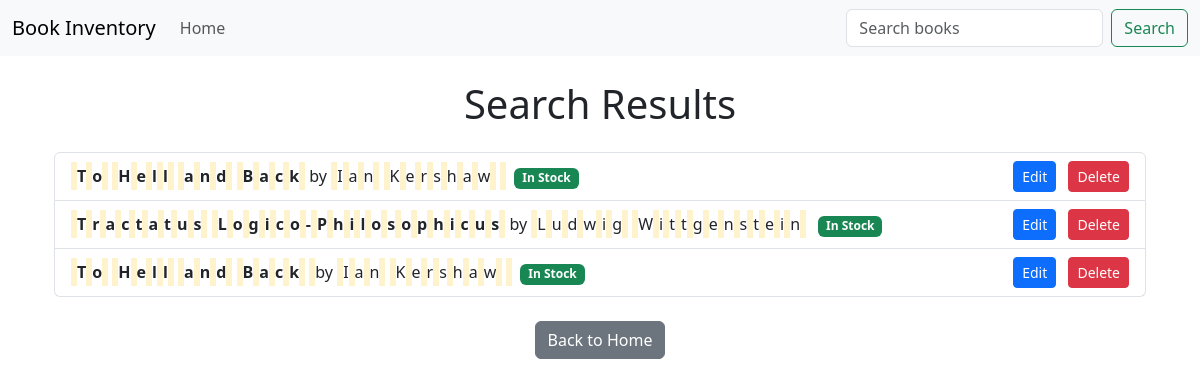
Before: /search with the older database file.
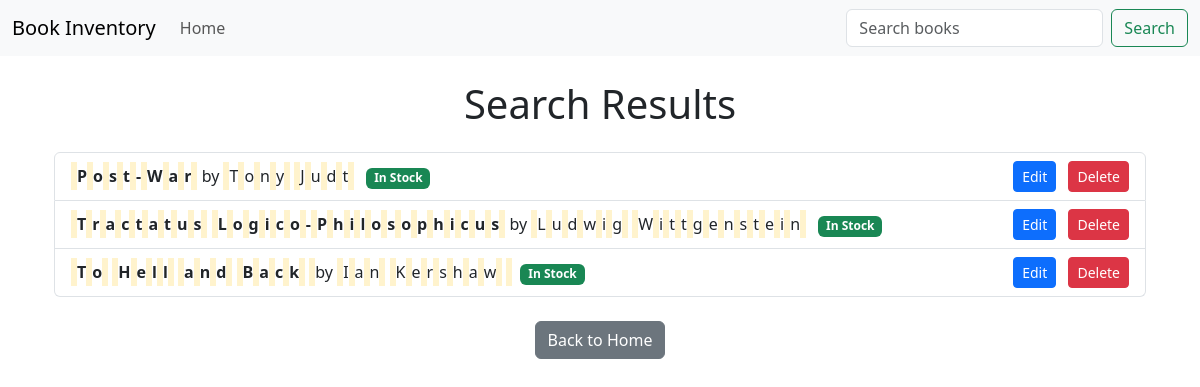
After: the same page with the newer database file.
### models/book.py (models this page shows)
class Book(db.Model):
    __tablename__ = 'books'
    id = db.Column(db.Integer, primary_key=True)
    title = db.Column(db.String(255), nullable=False)
    author = db.Column(db.String(255), nullable=False)
    genre_id = db.Column(db.Integer, db.ForeignKey(
        'genres.id'), nullable=False)
    stock = db.Column(db.Integer, default=1, nullable=False)
    __table_args__ = (UniqueConstraint('title', 'author',
                      'genre_id', name='unique_book_per_genre'),)

### app.py (the view)
@app.route('/search', methods=['GET'])
def search():
    query = request.args.get('q', '')
    books = Book.query.filter(Book.title.ilike(
        f'%{query}%') | Book.author.ilike(f'%{query}%')).all()
    return render_template('search_results.html', books=books, query=query)

### templates/search_results.html
{% extends 'layout.html' %} {% block body %}
<div class="container my-4">
  <h1 class="text-center mb-4">Search Results</h1>
  {% if books %}
  <ul class="list-group">
    {% for book in books %}
    <li
      class="list-group-item d-flex justify-content-between align-items-center"
    >
      <div>
        <strong>
          {{ book.title | replace(query, '<mark>' + query + '</mark>') | safe }}
        </strong>
        by {{ book.author | replace(query, '<mark>' + query + '</mark>') | safe
        }}
        <span
          class="badge {% if book.stock > 0 %}bg-success{% else %}bg-danger{% endif %} ms-2"
        >
          {% if book.stock > 0 %}In Stock{% else %}Out of Stock{% endif %}
        </span>
      </div>
      <div>
        <a
          href="{{ url_for('edit_book', book_id=book.id) }}"
          class="btn btn-sm btn-primary me-2"
        >
          Edit
        </a>
        <form
          action="{{ url_for('delete_book', book_id=book.id) }}"
          method="POST"
          style="display: inline"
        >
          <button
            type="submit"
            class="btn btn-sm btn-danger"
            onclick="return confirm('Are you sure you want to delete this book?');"
          >
            Delete
          </button>
        </form>
      </div>
    </li>
    {% endfor %}
  </ul>
  {% else %}
  <div class="alert alert-warning text-center" role="alert">
    No books found for your search query: <strong>{{ query }}</strong>.
  </div>
  {% endif %}
  <div class="mt-4 text-center">
    <a href="{{ url_for('index') }}" class="btn btn-secondary">Back to Home</a>
  </div>
</div>
{% endblock %}

### templates/layout.html (shortened to what this page needs)
<!DOCTYPE html>
<html lang="en">
  <head>
    <link
      rel="stylesheet"
      href="https://cdn.jsdelivr.net/npm/bootstrap@5.3.3/dist/css/bootstrap.min.css"
    />
  </head>
  <body>
    {%include 'includes/_navbar.html'%}
    <div class="container">
       {%block body %} {% endblock%}
    </div>
  </body>
</html>

### templates/includes/_navbar.html (shortened to what this page needs)
<nav class="navbar navbar-expand-lg navbar-light bg-light">
  <div class="container-fluid">
    <a class="navbar-brand" href="{{ url_for('index') }}">Book Inventory</a>
    <div class="collapse navbar-collapse" id="navbarNav">
      <ul class="navbar-nav">
        <li class="nav-item">
          <a class="nav-link" href="{{ url_for('index') }}">Home</a>
        </li>
      </ul>
    </div>
    <form class="d-flex" method="GET" action="{{ url_for('search') }}">
      <input
        class="form-control me-2"
        type="search"
        name="q"
        placeholder="Search books"
        aria-label="Search"
      />
      <button class="btn btn-outline-success" type="submit">Search</button>
    </form>
  </div>
</nav>

Changed rows visible on the page:
removed Book: title "T o H e l l a n d B a c k", author "I a n K e r s h a w", stock "In Stock"
added Book: title "P o s t - W a r", author "T o n y J u d t", stock "In Stock"
